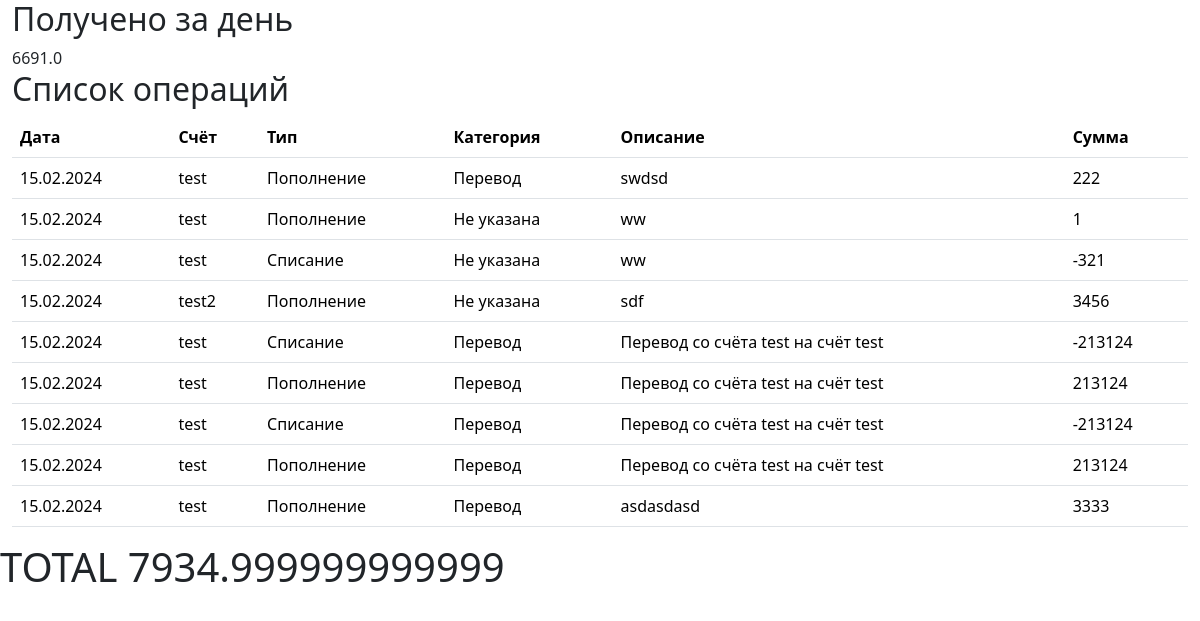
The page /operation/list/2024-02-15 (signed in) on the database as committed earlier.
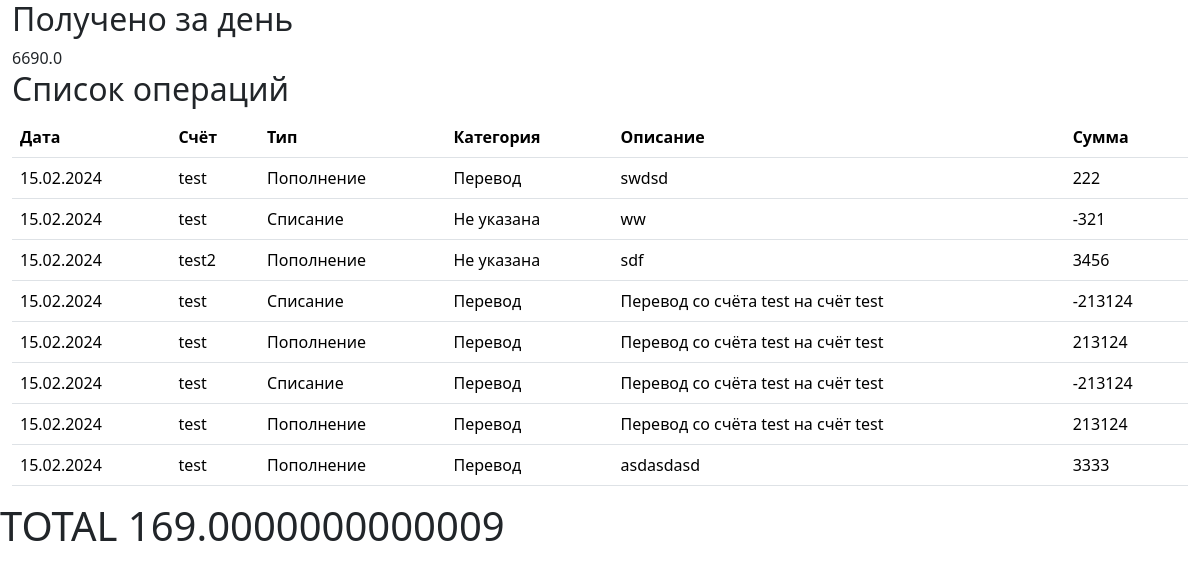
The same page on the database as committed later.
### babosiki/models.py (models this page shows, shortened)
class Operation(models.Model):
    date = models.DateField(default=timezone.now,
                            verbose_name='Дата',)
    account = models.ForeignKey('Account',
                                on_delete=models.CASCADE,
                                verbose_name='Счёт',)
    INCOME = 1
    OUTCOME = -1
    TYPES =(
    (INCOME, "Пополнение"),
    (OUTCOME, "Расход"),)
    type = models.IntegerField(choices = TYPES,
                                verbose_name='Тип',)
    category = models.ForeignKey('Category',
                                on_delete=models.SET_NULL,
                                verbose_name='Категория',
                                blank=True,
                                null=True,)
    description = models.CharField(max_length=128,
                                    verbose_name='Описание',
                                    blank=True,
                                    null=True,)
    value = models.FloatField(verbose_name='Сумма',)
    class Meta:
        verbose_name_plural = 'Операции'
        verbose_name = 'Операция'
        ordering = ['date']

class Account(models.Model):
    user = models.ForeignKey( settings.AUTH_USER_MODEL,
                              on_delete=models.CASCADE,
                              verbose_name='Пользователь',)
    name = models.CharField(max_length=32,
                            verbose_name='Имя счёта',)
    comment =  models.CharField(max_length=128,
                                verbose_name='Комментарий',
                                blank=True,
                                null=True,)
    DEBIT = 1
    CREDIT = -1
    TYPES =(
    (DEBIT, "Дебетовый"),
    (CREDIT, "Кредитный"),)
    type = models.IntegerField(choices = TYPES,
                            verbose_name='Тип',)
    initial_balance = models.FloatField(verbose_name='Начальный баланс',)
    calculated = models.BooleanField(default=True,
                                  verbose_name='Используется в расчётах',)
    def __str__(self):
        return self.name
    class Meta:
        verbose_name_plural = 'Счёт'
        verbose_name = 'Счета'

class Category(models.Model):
    name = models.CharField(max_length = 32,
                            verbose_name = 'Название категории',)
    def __str__(self):
        return self.name
    class Meta:
        verbose_name_plural = 'Категории'
        verbose_name = 'Категория'

### babosiki/views.py (the view)
# urls.py: path('operation/list/<str:date>', OperationDailyListView.as_view(), name='operation_list_daily'),
class OperationDailyListView(TemplateView):
    template_name = "operation_daily_list.html"
    def get_context_data(self, **kwargs):
        date = self.kwargs.get('date', None)
        operations = Operation.objects.filter(date=date)
        delta = 0.0
        for operation in operations:
            delta += operation.value*operation.type
        context = super().get_context_data(**kwargs)
        context['operations'] = operations
        context['delta'] = delta
        return context

### babosiki/context_processors.py (called while the page is built)
def global_data(request):
    accounts = Account.objects.filter(user=request.user, calculated=True)
    total_sum = 0
    for account in accounts:
        total_sum += account.initial_balance*account.type
        operations = Operation.objects.filter(account=account)
        for operation in operations:
            total_sum += operation.value*operation.type
    return {'all_accounts': Account.objects.all(),
            'total': total_sum}

### templates/operation_daily_list.html
{% extends 'master.html' %}
{% block content %}
{% if delta > 0 %}
<h2>Получено за день</h2>
{% else %}
<h2>Потрачено за день</h2>
{% endif %}
{{delta}}
<h2>Список операций</h2>
<table id="filteredTable" class="table">
    <thead>
        <tr class="header">
            <th>Дата</th>
            <th>Счёт</th>
            <th>Тип</th>
            <th>Категория</th>
            <th>Описание</th>
            <th>Сумма</th>
        </tr>
    </thead>
    <tbody>
        {% for operation in operations %}
        <tr>
            <td>{{ operation.date}}</td>
            <td>{{ operation.account }}</td>
            <td>
                {% if operation.type == 1 %}
                    Пополнение
                {% else %}
                    Списание
                {% endif %}
            </td>
            <td>
                {% if operation.category %}
                    {{operation.category}}
                {% else %}
                    Не указана
                {% endif %}
            </td>
            <td>{{ operation.description }}</td>
            <td>{% widthratio operation.value 1 operation.type %}</td>
        </tr>
        {% endfor %}
    </tbody>
</table>
{% endblock content %}

Rows that differ between the two databases and show on the page:
no longer on this page (row edited): Operation: date "15.02.2024", account "test", shows "Пополнение", shows "Не указана", description "ww", value+type "1"
Other text that changed with them:
{{ delta }}: "6691.0" → "6690.0"
{{ total }}: "7934.999999999999" → "169.0000000000009"
